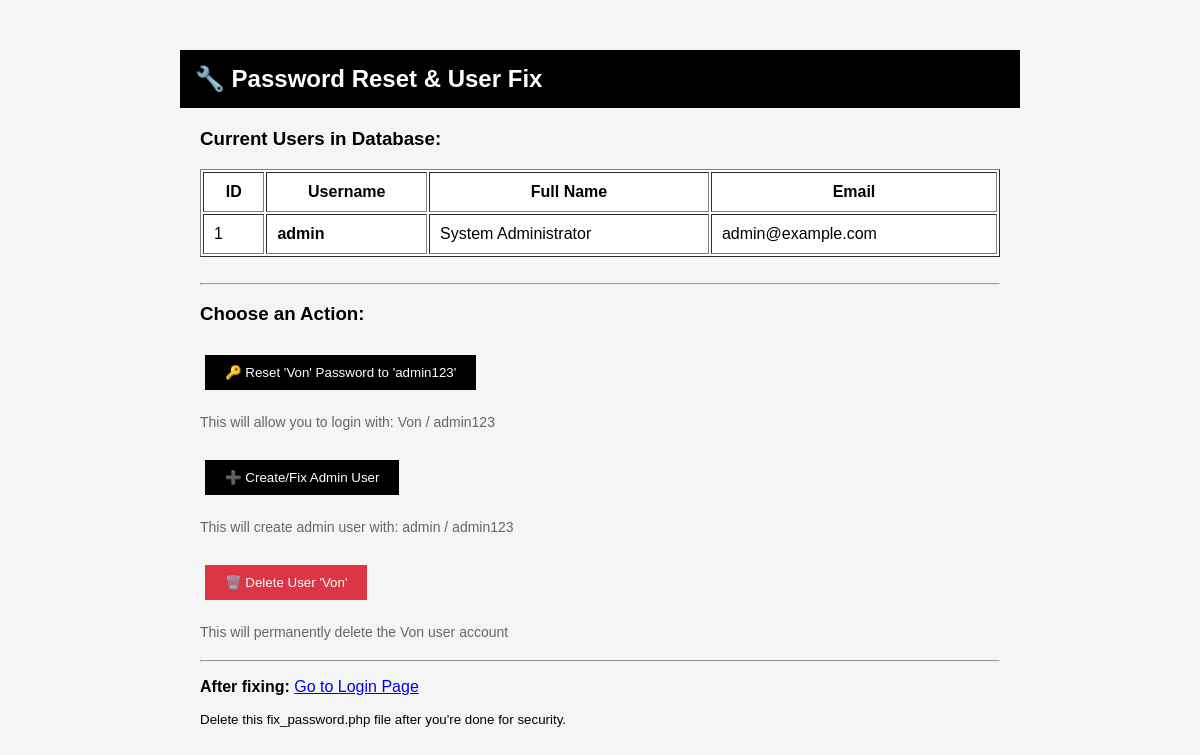
Page /fix_password.php on the committed database.
### tables this page shows
CREATE TABLE IF NOT EXISTS users (
    id INT AUTO_INCREMENT PRIMARY KEY,
    username VARCHAR(50) NOT NULL UNIQUE,
    password VARCHAR(255) NOT NULL,
    full_name VARCHAR(100) NOT NULL,
    email VARCHAR(100) NOT NULL UNIQUE,
    created_at TIMESTAMP DEFAULT CURRENT_TIMESTAMP,
    updated_at TIMESTAMP DEFAULT CURRENT_TIMESTAMP ON UPDATE CURRENT_TIMESTAMP
);

### config/database.php (called while the page is built, shortened)
<?php
try {
    $pdo = new PDO(
        "mysql:host=" . DB_HOST . ";dbname=" . DB_NAME . ";charset=utf8mb4",
        DB_USER,
        DB_PASS,
        [
            PDO::ATTR_ERRMODE => PDO::ERRMODE_EXCEPTION,
            PDO::ATTR_DEFAULT_FETCH_MODE => PDO::FETCH_ASSOC,
            PDO::ATTR_EMULATE_PREPARES => false
        ]
    );
} catch (PDOException $e) {
    die("Database connection failed: " . $e->getMessage());
}
function query($sql, $params = []) {
    global $pdo;
    try {
        $stmt = $pdo->prepare($sql);
        $stmt->execute($params);
        return $stmt;
    } catch (PDOException $e) {
        error_log("Query Error: " . $e->getMessage());
        return false;
    }
}
function fetchAll($sql, $params = []) {
    $stmt = query($sql, $params);
    return $stmt ? $stmt->fetchAll() : [];
}
?>

### fix_password.php (the view, shortened to what this page needs)
<?php
require_once 'config/database.php';
echo "<h2>🔧 Password Reset & User Fix</h2>";
echo "<h3>Current Users in Database:</h3>";
$users = fetchAll("SELECT id, username, full_name, email FROM users");
if ($users) {
    echo "<table border='1' cellpadding='10' style='width:100%; background:#fff;'>";
    echo "<tr><th>ID</th><th>Username</th><th>Full Name</th><th>Email</th></tr>";
    foreach ($users as $user) {
        echo "<tr>";
        echo "<td>" . $user['id'] . "</td>";
        echo "<td><strong>" . htmlspecialchars($user['username']) . "</strong></td>";
        echo "<td>" . htmlspecialchars($user['full_name']) . "</td>";
        echo "<td>" . htmlspecialchars($user['email']) . "</td>";
        echo "</tr>";
    }
    echo "</table><br>";
} else {
    echo "<p class='error'>❌ No users found!</p>";
}
echo "<hr>";
echo "<h3>Choose an Action:</h3>";
echo "<form method='POST' style='margin:20px 0;'>";
echo "<button type='submit' class='btn'>🔑 Reset 'Von' Password to 'admin123'</button>";
echo "<p style='color:#666; font-size:14px;'>This will allow you to login with: Von / admin123</p>";
echo "</form>";
echo "<form method='POST' style='margin:20px 0;'>";
echo "<button type='submit' class='btn'>➕ Create/Fix Admin User</button>";
echo "<p style='color:#666; font-size:14px;'>This will create admin user with: admin / admin123</p>";
echo "</form>";
echo "<form method='POST' style='margin:20px 0;' onsubmit='return confirm(\"Are you sure you want to delete user Von?\");'>";
echo "<button type='submit' class='btn' style='background:#dc3545;'>🗑️ Delete User 'Von'</button>";
echo "<p style='color:#666; font-size:14px;'>This will permanently delete the Von user account</p>";
echo "</form>";
echo "<hr>";
echo "<p><strong>After fixing:</strong> <a href='/amsp/auth/login.php'>Go to Login Page</a></p>";
echo "<p><small>Delete this fix_password.php file after you're done for security.</small></p>";
?>

### fix_password.php (style rules this page uses)
h2 { background: #000; color: #fff; padding: 15px; margin: -20px -20px 20px -20px; }
.btn { display: inline-block; padding: 10px 20px; background: #000; color: #fff; text-decoration: none; margin: 10px 5px; border: none; cursor: pointer; }

### rows in the picture
users: id "1", username "admin", full_name "System Administrator", email "admin@example.com"
